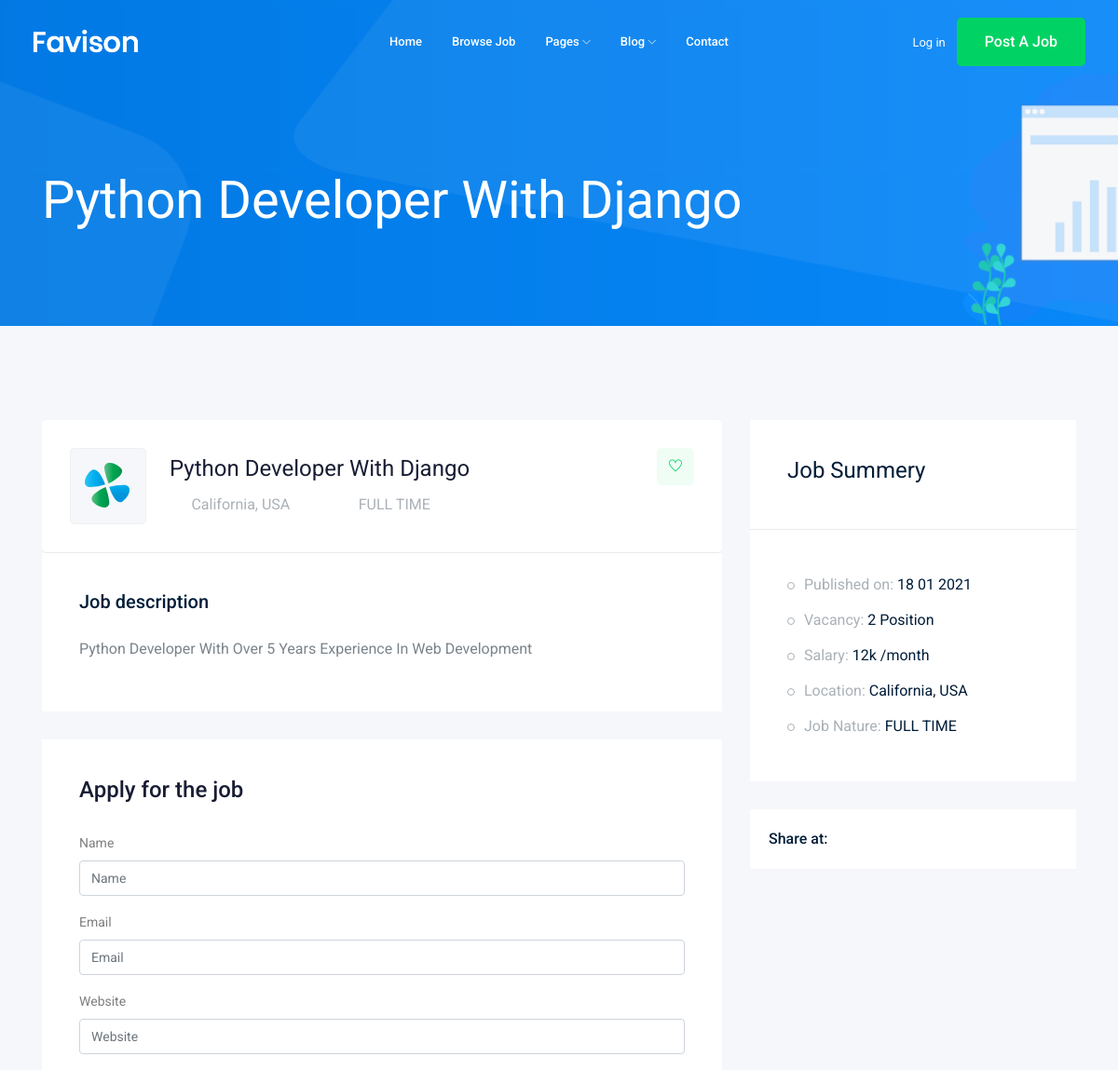
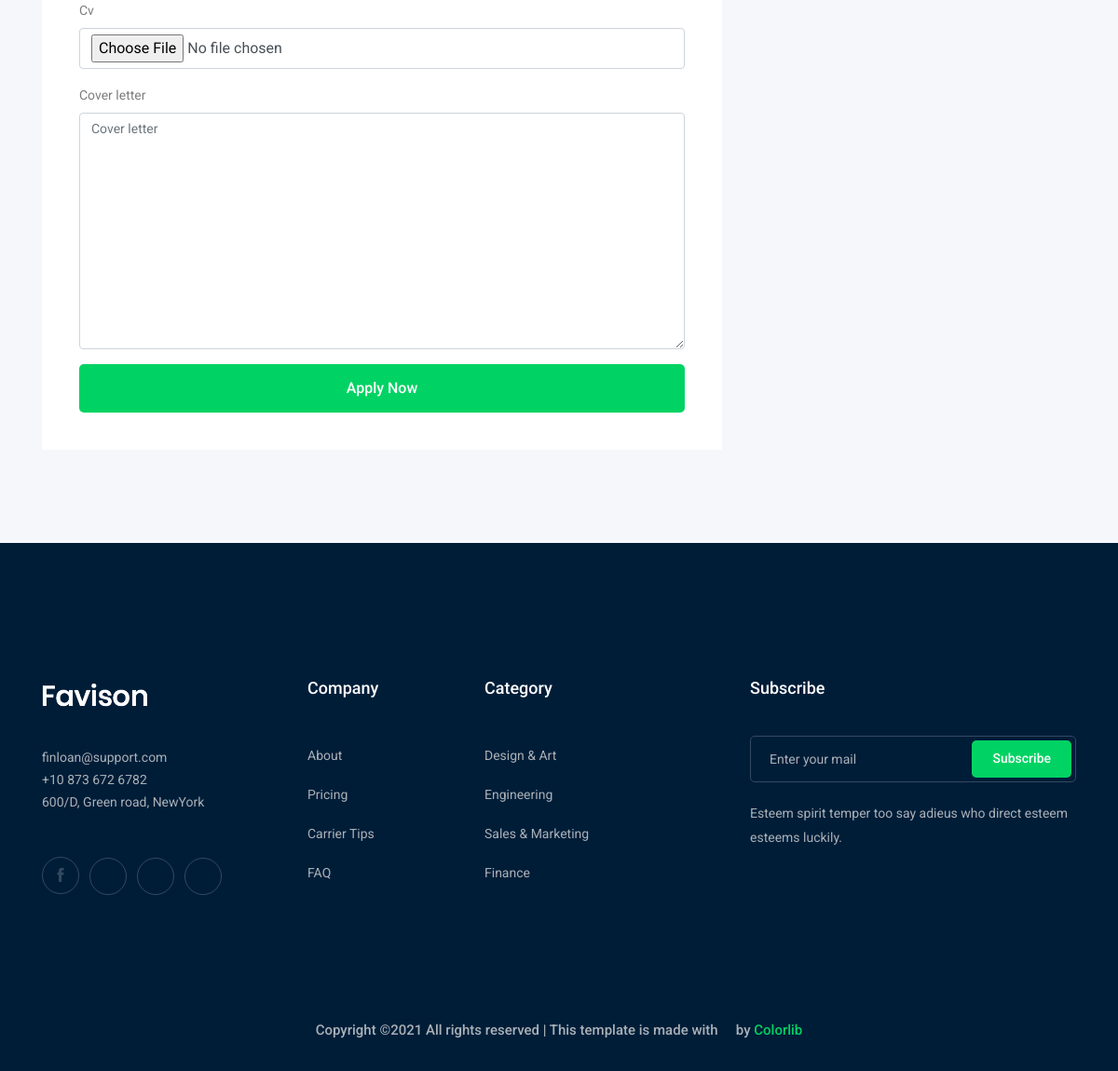
Screenshot of /jobs/python-developer-with-django with the database file from the repository (2 pictures, top to bottom).
### job/models.py (models this page shows, shortened)
class Job(models.Model): # table
    title = models.CharField(max_length=100) # column
    job_type = models.CharField(max_length=15, choices=JOB_TYPE)
    description = models.TextField(max_length=1000)
    published_at = models.DateTimeField(auto_now=True)
    Vacancy = models.IntegerField(default=1)
    salary = models.IntegerField(default=0)
    category = ForeignKey('Category', models.CASCADE)
    experience = models.IntegerField(default=1)
    image = models.ImageField(upload_to=image_upload)
    slug = SlugField(blank=True, null=True, allow_unicode=True)
    def __str__(self):
        return self.title

### job/views.py (the view)
# urls.py: path('<str:slug>', views.job_detail, name='job_detail'),
def job_detail(request , slug):
    job_detail = Job.objects.get(slug=slug)
    if request.method == 'POST':
        form = ApplicationForm(request.POST, request.FILES)
        if form.is_valid():
            myform = form.save(commit=False)
            myform.job = job_detail
            myform.save()
            form = ApplicationForm()
    else:
        form = ApplicationForm()
    context = {"job": job_detail, 'form' :form}
    return render(request, "job/job_detail.html", context)

### job/form.py
class ApplicationForm(forms.ModelForm): # form for apply for jobs
    class Meta:
        model = Application
        fields = ['name', 'email', 'website', 'cv', 'cover_letter']

### job/templates/job/job_detail.html (shortened to what this page needs)
{% extends 'base.html' %}
{% load bootstrap4 %}
{% block body %}
    <div class="bradcam_area bradcam_bg_1">
        <div class="container">
            <div class="row">
                <div class="col-xl-12">
                    <div class="bradcam_text">
                        <h3>{{job}}</h3>
                    </div>
                </div>
            </div>
        </div>
    </div>
    <div class="job_details_area">
        <div class="container">
            <div class="row">
                <div class="col-lg-8">
                    <div class="job_details_header">
                        <div class="single_jobs white-bg d-flex justify-content-between">
                            <div class="jobs_left d-flex align-items-center">
                                <div class="thumb">
                                    <img src="img/svg_icon/1.svg" alt="">
                                </div>
                                <div class="jobs_conetent">
                                    <a href="#"><h4>{{job}}</h4></a>
                                    <div class="links_locat d-flex align-items-center">
                                        <div class="location">
                                            <p> <i class="fa fa-map-marker"></i> California, USA</p>
                                        </div>
                                        <div class="location">
                                            <p> <i class="fa fa-clock-o"></i> {{job.job_type}}</p>
                                        </div>
                                    </div>
                                </div>
                            </div>
                            <div class="jobs_right">
                                <div class="apply_now">
                                    <a class="heart_mark" href="#"> <i class="ti-heart"></i> </a>
                                </div>
                            </div>
                        </div>
                    </div>
                    <div class="descript_wrap white-bg">
                        <div class="single_wrap">
                            <h4>Job description</h4>
                            <p>{{job.description}}</p>
                        </div>
                    </div>
                    <div class="apply_job_form white-bg">
                        <h4>Apply for the job</h4>
                        <form method="POST" class="form", enctype="multipart/form-data">
                            {% bootstrap_form form %}
                            {% buttons %}
                                <button class="boxed-btn3 w-100" type="submit">Apply Now</button>
                            {% endbuttons %}
                        </form>
                    </div>
                </div>
                <div class="col-lg-4">
                    <div class="job_sumary">
                        <div class="summery_header">
                            <h3>Job Summery</h3>
                        </div>
                        <div class="job_content">
                            <ul>
                                <li>Published on: <span>{{job.published_at|date:'d m Y'}}</span></li>
                                <li>Vacancy: <span>{{job.Vacancy}} Position</span></li>
                                <li>Salary: <span>{{job.salary}}k /month</span></li>
                                <li>Location: <span>California, USA</span></li>
                                <li>Job Nature: <span> {{job.job_type}}</span></li>
                            </ul>
                        </div>
                    </div>
                    <div class="share_wrap d-flex">
                        <span>Share at:</span>
                        <ul>
                            <li><a href="#"> <i class="fa fa-facebook"></i></a> </li>
                            <li><a href="#"> <i class="fa fa-google-plus"></i></a> </li>
                            <li><a href="#"> <i class="fa fa-twitter"></i></a> </li>
                            <li><a href="#"> <i class="fa fa-envelope"></i></a> </li>
                        </ul>
                    </div>
                    <div class="job_location_wrap">
                        <div class="job_lok_inner">
                            <div id="map" style="height: 200px;"></div>
                          </div>
                    </div>
                </div>
            </div>
        </div>
    </div>
{% endblock body %}

### rows the page displays
Job: title "Python Developer With Django", job_type "FULL TIME", description "Python Developer With Over 5 Years Experience In Web Development", published_at "18 01 2021", Vacancy "2", salary "12"
